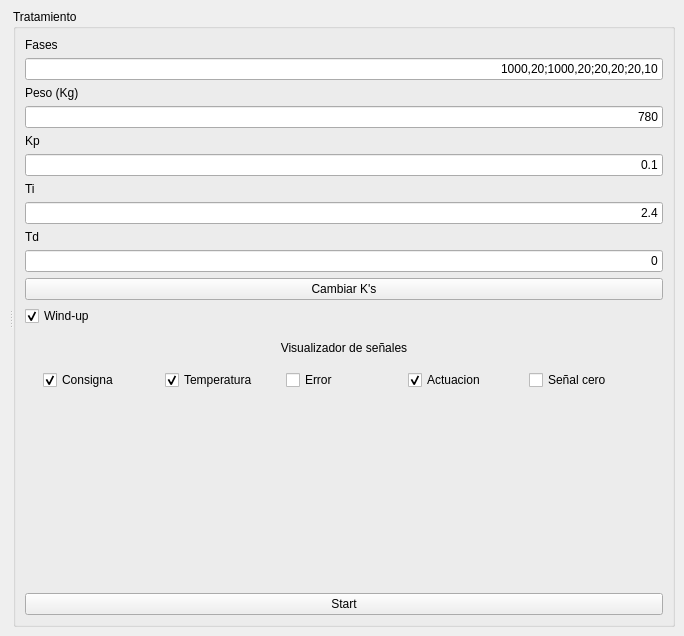
<?xml version="1.0" encoding="UTF-8"?>
<ui version="4.0">
 <class>VentanaPpal</class>
 <widget class="QMainWindow" name="VentanaPpal">
  <property name="geometry">
   <rect>
    <x>0</x>
    <y>0</y>
    <width>684</width>
    <height>636</height>
   </rect>
  </property>
  <property name="windowTitle">
   <string>VentanaPpal</string>
  </property>
  <widget class="QWidget" name="centralwidget">
   <layout class="QHBoxLayout" name="horizontalLayout">
    <item>
     <widget class="QSplitter" name="splitter">
      <property name="maximumSize">
       <size>
        <width>16777215</width>
        <height>16777215</height>
       </size>
      </property>
      <property name="orientation">
       <enum>Qt::Horizontal</enum>
      </property>
      <widget class="VariasGraficas" name="graficas" native="true">
       <property name="maximumSize">
        <size>
         <width>462</width>
         <height>16777215</height>
        </size>
       </property>
       <layout class="QGridLayout" name="gridLayout"/>
      </widget>
      <widget class="QGroupBox" name="groupBox">
       <property name="minimumSize">
        <size>
         <width>156</width>
         <height>0</height>
        </size>
       </property>
       <property name="title">
        <string>Tratamiento</string>
       </property>
       <layout class="QVBoxLayout" name="verticalLayout">
        <item>
         <widget class="QLabel" name="label">
          <property name="text">
           <string>Fases</string>
          </property>
         </widget>
        </item>
        <item>
         <widget class="QLineEdit" name="fases">
          <property name="text">
           <string>1000,20;1000,20;20,20;20,10</string>
          </property>
          <property name="alignment">
           <set>Qt::AlignRight|Qt::AlignTrailing|Qt::AlignVCenter</set>
          </property>
         </widget>
        </item>
        <item>
         <widget class="QLabel" name="label_2">
          <property name="text">
           <string>Peso (Kg)</string>
          </property>
         </widget>
        </item>
        <item>
         <widget class="QLineEdit" name="peso">
          <property name="text">
           <string>780</string>
          </property>
          <property name="alignment">
           <set>Qt::AlignRight|Qt::AlignTrailing|Qt::AlignVCenter</set>
          </property>
         </widget>
        </item>
        <item>
         <widget class="QLabel" name="label_3">
          <property name="text">
           <string>Kp</string>
          </property>
         </widget>
        </item>
        <item>
         <widget class="QLineEdit" name="Kp">
          <property name="text">
           <string>0.1</string>
          </property>
          <property name="alignment">
           <set>Qt::AlignRight|Qt::AlignTrailing|Qt::AlignVCenter</set>
          </property>
         </widget>
        </item>
        <item>
         <widget class="QLabel" name="label_4">
          <property name="text">
           <string>Ti</string>
          </property>
         </widget>
        </item>
        <item>
         <widget class="QLineEdit" name="Ti">
          <property name="text">
           <string>2.4</string>
          </property>
          <property name="alignment">
           <set>Qt::AlignRight|Qt::AlignTrailing|Qt::AlignVCenter</set>
          </property>
         </widget>
        </item>
        <item>
         <widget class="QLabel" name="label_5">
          <property name="text">
           <string>Td</string>
          </property>
         </widget>
        </item>
        <item>
         <widget class="QLineEdit" name="Td">
          <property name="text">
           <string>0</string>
          </property>
          <property name="alignment">
           <set>Qt::AlignRight|Qt::AlignTrailing|Qt::AlignVCenter</set>
          </property>
         </widget>
        </item>
        <item>
         <widget class="QPushButton" name="pushButtonKs">
          <property name="text">
           <string>Cambiar K's</string>
          </property>
         </widget>
        </item>
        <item>
         <widget class="QCheckBox" name="checkWup">
          <property name="text">
           <string>Wind-up</string>
          </property>
          <property name="checked">
           <bool>true</bool>
          </property>
         </widget>
        </item>
        <item>
         <widget class="QWidget" name="widget_2" native="true">
          <layout class="QVBoxLayout" name="verticalLayout_2">
           <item>
            <widget class="QLabel" name="label_6">
             <property name="layoutDirection">
              <enum>Qt::LeftToRight</enum>
             </property>
             <property name="text">
              <string>Visualizador de señales</string>
             </property>
             <property name="alignment">
              <set>Qt::AlignCenter</set>
             </property>
            </widget>
           </item>
           <item>
            <widget class="QWidget" name="widget" native="true">
             <layout class="QHBoxLayout" name="horizontalLayout_2">
              <item>
               <widget class="QCheckBox" name="SenalR">
                <property name="text">
                 <string>Consigna</string>
                </property>
                <property name="checked">
                 <bool>true</bool>
                </property>
               </widget>
              </item>
              <item>
               <widget class="QCheckBox" name="SenalY">
                <property name="text">
                 <string>Temperatura</string>
                </property>
                <property name="checked">
                 <bool>true</bool>
                </property>
               </widget>
              </item>
              <item>
               <widget class="QCheckBox" name="SenalE">
                <property name="text">
                 <string>Error</string>
                </property>
                <property name="checked">
                 <bool>false</bool>
                </property>
               </widget>
              </item>
              <item>
               <widget class="QCheckBox" name="SenalU">
                <property name="text">
                 <string>Actuacion</string>
                </property>
                <property name="checked">
                 <bool>true</bool>
                </property>
               </widget>
              </item>
              <item>
               <widget class="QCheckBox" name="Senal0">
                <property name="text">
                 <string>Señal cero</string>
                </property>
                <property name="checked">
                 <bool>false</bool>
                </property>
               </widget>
              </item>
             </layout>
            </widget>
           </item>
          </layout>
         </widget>
        </item>
        <item>
         <spacer name="verticalSpacer">
          <property name="orientation">
           <enum>Qt::Vertical</enum>
          </property>
          <property name="sizeHint" stdset="0">
           <size>
            <width>20</width>
            <height>40</height>
           </size>
          </property>
         </spacer>
        </item>
        <item>
         <widget class="QPushButton" name="pushButtonStart">
          <property name="text">
           <string>Start</string>
          </property>
         </widget>
        </item>
       </layout>
      </widget>
     </widget>
    </item>
   </layout>
  </widget>
 </widget>
 <customwidgets>
  <customwidget>
   <class>VariasGraficas</class>
   <extends>QWidget</extends>
   <header>variasgraficas.h</header>
   <container>1</container>
  </customwidget>
 </customwidgets>
 <resources/>
 <connections/>
</ui>
